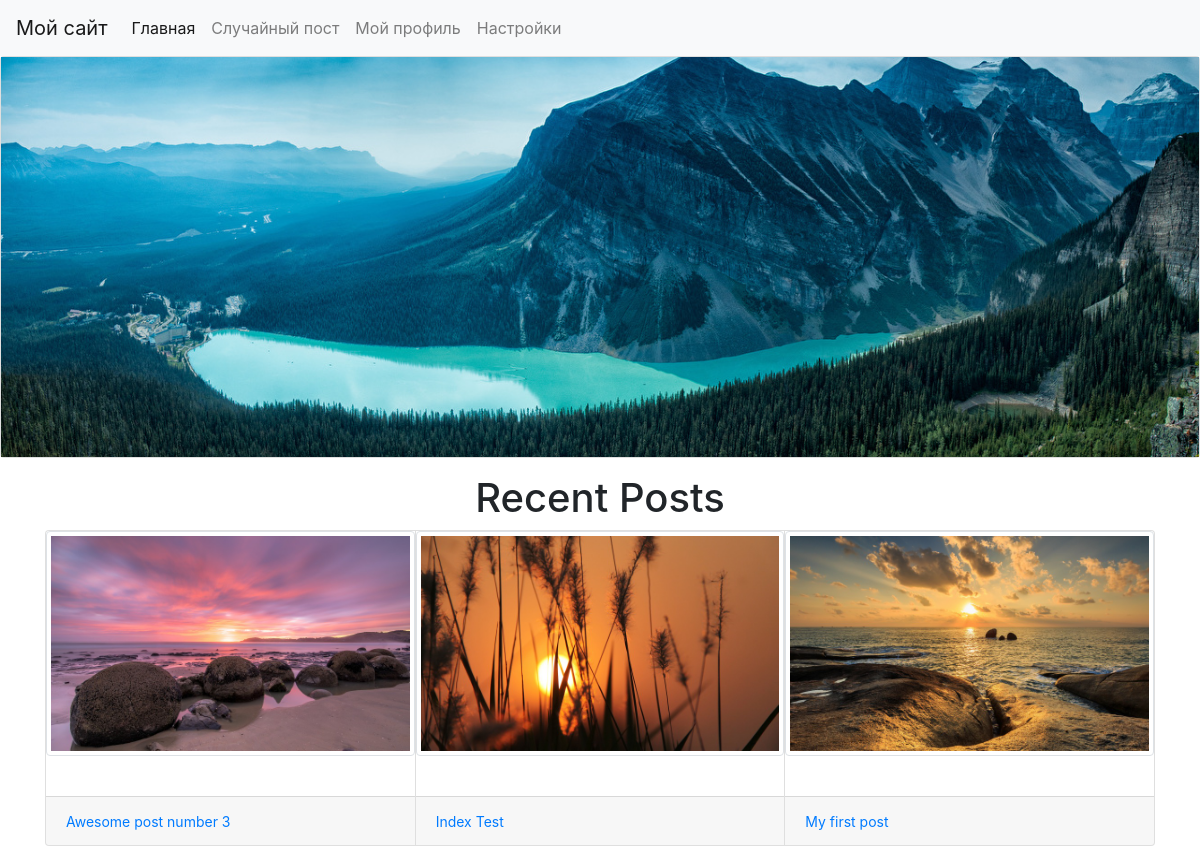
The page / on the database its author committed.
### blog/models.py (models this page shows, shortened)
class Post(models.Model):
    title = models.CharField(max_length=255)
    slug = models.SlugField(max_length=255, unique=True)
    summary = models.CharField(max_length=300)
    content = models.TextField()
    published = models.BooleanField(default=True)
    created = models.DateTimeField(auto_now_add=True)
    image = models.ImageField(upload_to='img')
    class Meta:
        ordering = ['-created']

### blog/views.py (the view)
# urls.py: re_path('^$', blog_views.index),
def index(request):
    posts = Post.objects.all()
    return render(request, 'index.html', {'posts': posts})

### blog/templates/index.html (shortened to what this page needs)
{% extends "base.html" %}
{% block content %}
    <div class="card mb-3">
        <img src="media/placeholder.jpg" class="img-fluid" alt="Мой блог" style="height: 400px;">
    </div>
    <div class="container">
        <div class="col-md-12">
            <h1 style="text-align: center">Recent Posts</h1>
        </div>
        <div class="card-group">
            {% for post in posts %}
                <div class="card">
                    <img class="img-thumbnail" src="{{ post.image.url }}">
                    <div class="card-body">
                    </div>
                    <div class="card-footer">
                        <small class="text-muted"><a href="/post/{{ post.slug }}">{{ post.title }}</a></small>
                    </div>
                </div>
            {% endfor %}
        </div>
    </div>
{% endblock %}

### blog/templates/base.html (shortened to what this page needs)
<!DOCTYPE html>
<html lang="en">
<head>
    {% load static %}
    <link rel="stylesheet" href="{% static 'css/style.css' %}">
    {% load bootstrap4 %}
    {% bootstrap_css %}
</head>
<body>
    <nav class="navbar navbar-expand-lg navbar-light bg-light">
      <a class="navbar-brand" href="#">Мой сайт</a>
      <div class="collapse navbar-collapse" id="navbarSupportedContent">
        <ul class="navbar-nav mr-auto">
          <li class="nav-item active">
            <a class="nav-link" href="/">Главная <span class="sr-only">(текущая)</span></a>
          </li>
          <li class="nav-item">
            <a class="nav-link" href="#">Случайный пост</a>
          </li>
          <li class="nav-item">
            <a class="nav-link" href="#">Мой профиль</a>
          </li>
          <li class="nav-item">
            <a class="nav-link" href="#">Настройки</a>
          </li>
        </ul>
      </div>
    </nav>
    <div id="content">
        {% block content %}{% endblock %}
    </div>
</body>
</html>

### blog/static/css/style.css (style rules this page uses)
img { height: 200px; width:100%; object-fit: cover; }

### rows shown on the page
Post: image (picture), title "Awesome post number 3"
Post: image (picture), title "Index Test"
Post: image (picture), title "My first post"
